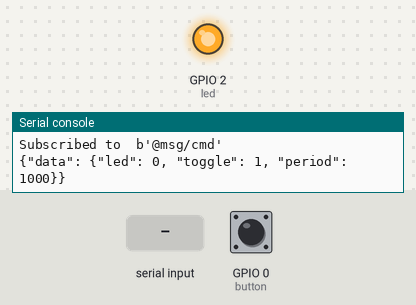
This program was run on a simulated ESP32 board running MicroPython. Parts: output pins drawn as LEDs (lit = HIGH), the last lines printed to the serial console. Dashed ring = blinking. The inputs (shaded band) are chosen by the test bench; at power-on: GPIO 0 (button) HIGH. WiFi joins after 1.5 s; no MQTT or app messages arrive unless stated.

Above: at 2.8 s.
2.9 s: GPIO 0 (button) pulled LOW for 1.3 s
At 6.2 s:
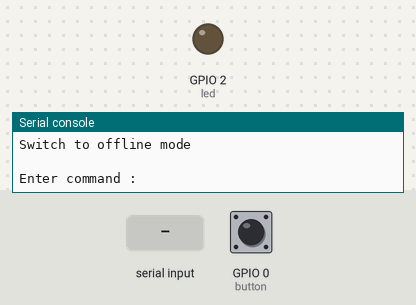
6.4 s: "@msg/cmd" typed at the serial console, then Enter
At 7.4 s:
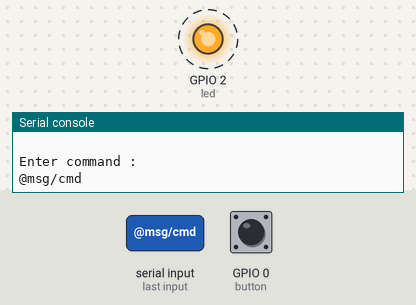
9.9 s: "=" typed at the serial console, then Enter
13.4 s: "led" typed at the serial console, then Enter
16.9 s: GPIO 0 (button) pulled LOW for 1.3 s
Timing chart, 0 to 21.4 s (numbered marks = the images above; inputs shaded):
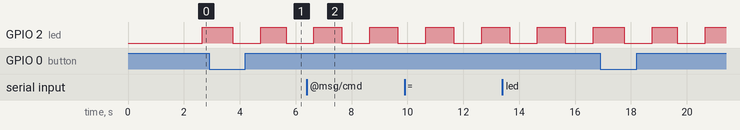

Measured:
- by itself, GPIO 2 (led): alternates HIGH for 0.90 s and LOW for 1.0 s

The program:

cmdtest2_iot.py
```python
# cmdtest2_iot.py
# dew.ninja
# June 2023
# extend to iot

from machine import Pin, Timer
import sys
import time
from utime import sleep_ms

# --- added for iot development-----
from umqtt.robust import MQTTClient
import ujson
import network

wifi_ssid = ""  # Fill in  your wifi info
wifi_pwd = ""
MQTT_BROKER = "broker.netpie.io"
MQTT_CLIENT = ""  # Fill in your NETPIE2020 data
MQTT_USER = ""
MQTT_PWD = ""
PUBLISH_PERIOD = 2000  # milliseconds
shadow_data = {'led': 0, 'toggle': 0, 'period': 0}
#time_current = 0  # variables to control publishing period
time_prev = 0 # variables to control publishing period


def wifi_connect():
    wlan = network.WLAN(network.STA_IF)
    wlan.active(True)
    if not wlan.isconnected():
        print('connecting to network...')
        wlan.connect(wifi_ssid, wifi_pwd)
        while not wlan.isconnected():
            pass
    #print('network config:', wlan.ifconfig())

def init_client():
    global client

    print("Trying to connect to mqtt broker.")

    try:
        client = MQTTClient(MQTT_CLIENT, MQTT_BROKER, port=1883, user=MQTT_USER,
                            password=MQTT_PWD)
        client.connect()
        print("Connected to ",MQTT_BROKER)
        topic_sub = b"@msg/cmd"
        print("Subscribed to ",topic_sub)
        client.set_callback(sub_cb)
        client.subscribe(topic_sub)

    except:
        print("Trouble to init mqtt.")

def sub_cb(topic, msg):
    #global cmdtime_current, cmdtime_prev
    print((topic, msg))
    if topic == b'@msg/cmd':
        rcvdstrs = str(msg).split("'") # get rid of b'
        rcvdstr = rcvdstrs[1]
        cmdInt(rcvdstr)
        # this delay is needed for nodered implementation
#         cmdtime_current = time.ticks_ms()
#         delta_cmdtime = cmdtime_current - cmdtime_prev
#         if delta_cmdtime > CMD_DELAY:
#             cmdtime_prev = cmdtime_current
#             cmdInt(rcvdstr)
online = True
if online:
    wifi_connect()  # connect to WiFi network
    init_client()

button = Pin(0,Pin.IN, Pin.PULL_UP) # on-board switch
button_state = True
# --------------------------------

led = Pin(2, Pin.OUT)
led_period = 1000  # default
toggle_mode = 1
led_status = 0


timer=Timer(1)

def timer_isr(event):
    toggle_if_pressed()
    led.value(not led.value())

timer.init(period=led_period, mode=Timer.PERIODIC,
                           callback=timer_isr)

# helper function for cmdInt()
# separate command and parameter
# at "="
def splitCmd(userstr):
    result = userstr.find("=")
    if result == -1:
        noparm = 1
        cmdstr = userstr.strip()
        parmstr = '' # not used
    else:
        noparm = 0
        splitstr = userstr.split("=")
        cmdstr = splitstr[0].strip()
        parmstr = splitstr[1].strip()
    return cmdstr, parmstr, noparm

#command interpreter function
def cmdInt(userstr):
    global led_status, toggle_mode, led_period, timer,led
    cmdstr, parmstr, noparm = splitCmd(userstr)

    if cmdstr.lower() == "led":
        if noparm==1:
            led_status = led.value()
            print("Current led status = {}".format(led_status))
        else:
            led_status = int(parmstr)
            if led_status > 1:
                led_status = 1
            elif led_status < 0:
                led_status = 0
            if led_status:
                led.on()  # turn on led
            else:
                led.off()
    elif cmdstr.lower() == "toggle":
        if noparm==1:
            print("Current toggle mode = {}".format(toggle_mode))
        else:
            toggle_mode = int(parmstr)
            if toggle_mode >= 1:
                toggle_mode = 1
                timer.init(period=led_period, mode=Timer.PERIODIC,
                           callback=timer_isr)
            elif toggle_mode <= 0:
                toggle_mode = 0
                timer.deinit()
    elif cmdstr.lower() == "period":
        if noparm==1:
            print("Current led period = {}".format(led_period))
        else:
            led_period = int(parmstr)
            if led_period > 2000: # set maximum period to 2 seconds
                led_period = 2000
            elif led_period < 50: # minimum period is 50 milliseconds
                led_period = 50
            if toggle_mode: # deinit and init with new period
                timer.init(period=led_period, mode=Timer.PERIODIC,
                           callback=timer_isr)
    else:
        print("Invalid command")

def user_input():
    sys.stdout.write('\nEnter command : ')
    user_str = sys.stdin.readline()
    newline_char = sys.stdin.readline()
    cmdInt(user_str)

def toggle_if_pressed(): # toggle online flag if button pressed
    global button_state, online
    if button_state != button.value():
        sleep_ms(100)  # debounce
        button_state = button.value()
        if button_state:
            online = not online
            if online:
                print("\nswitch to online mode")
            else:
                print("\nSwitch to offline mode")


while True:
    if online:
        time_current = time.ticks_ms()
        publish_delta = time_current - time_prev
        if publish_delta>PUBLISH_PERIOD: # publish interval must be larger than PUBLISH_PERIOD
            time_prev = time_current
            client.check_msg()

            shadow_data['led'] = led.value()
            shadow_data['toggle'] = toggle_mode
            shadow_data['period'] = led_period

            publish_str = ujson.dumps({"data": shadow_data})
            print(publish_str)
            client.publish("@shadow/data/update", publish_str)

    else:
        user_input()
```
